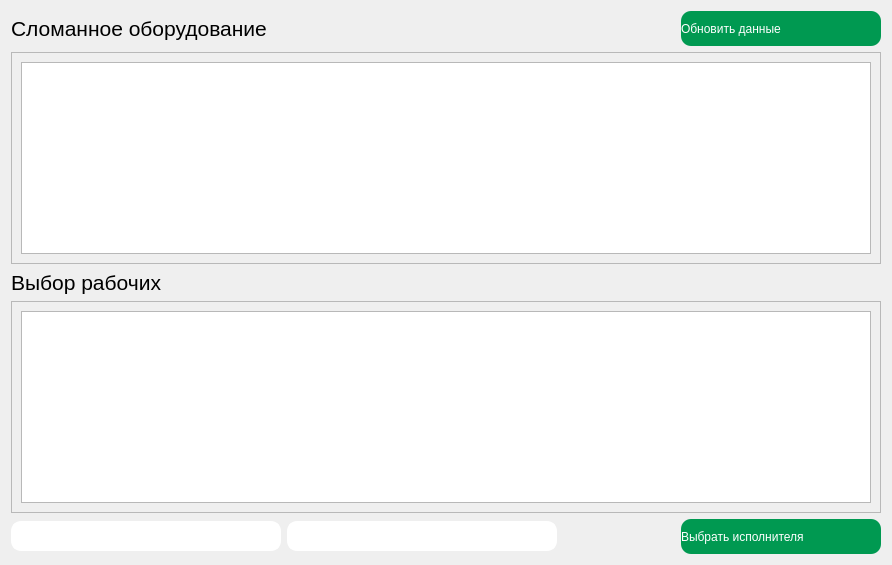
         <widget class="QWidget" name="tracking_page">
          <layout class="QVBoxLayout" name="verticalLayout_9">
           <item>
            <layout class="QHBoxLayout" name="horizontalLayout_2">
             <item>
              <widget class="QLabel" name="label_6">
               <property name="font">
                <font>
                 <pointsize>16</pointsize>
                </font>
               </property>
               <property name="text">
                <string>Сломанное оборудование</string>
               </property>
              </widget>
             </item>
             <item>
              <spacer name="horizontalSpacer">
               <property name="orientation">
                <enum>Qt::Horizontal</enum>
               </property>
               <property name="sizeHint" stdset="0">
                <size>
                 <width>408</width>
                 <height>20</height>
                </size>
               </property>
              </spacer>
             </item>
             <item>
              <widget class="QPushButton" name="refresh_btn">
               <property name="minimumSize">
                <size>
                 <width>200</width>
                 <height>35</height>
                </size>
               </property>
               <property name="styleSheet">
                <string notr="true">
                                                                    QPushButton{
                                                                    color: white;
                                                                    text-align:left;
                                                                    background-color: rgb(0, 153, 81);
                                                                    height: 30px;
                                                                    border:none;
                                                                    border-radius: 10px;
                                                                    border-bottom-radius: 10px;
                                                                    }
                                                                </string>
               </property>
               <property name="text">
                <string>Обновить данные</string>
               </property>
               <property name="checkable">
                <bool>true</bool>
               </property>
               <property name="autoExclusive">
                <bool>true</bool>
               </property>
              </widget>
             </item>
            </layout>
           </item>
           <item>
            <widget class="QScrollArea" name="scrollArea">
             <property name="widgetResizable">
              <bool>true</bool>
             </property>
             <widget class="QWidget" name="scrollAreaWidgetContents">
              <property name="geometry">
               <rect>
                <x>0</x>
                <y>0</y>
                <width>833</width>
                <height>263</height>
               </rect>
              </property>
              <layout class="QVBoxLayout" name="verticalLayout_10">
               <item>
                <widget class="QTableView" name="tableView"/>
               </item>
              </layout>
             </widget>
            </widget>
           </item>
           <item>
            <layout class="QHBoxLayout" name="horizontalLayout_3">
             <item>
              <widget class="QLabel" name="label_7">
               <property name="font">
                <font>
                 <pointsize>16</pointsize>
                </font>
               </property>
               <property name="text">
                <string>Выбор рабочих</string>
               </property>
              </widget>
             </item>
             <item>
              <spacer name="horizontalSpacer_3">
               <property name="orientation">
                <enum>Qt::Horizontal</enum>
               </property>
               <property name="sizeHint" stdset="0">
                <size>
                 <width>528</width>
                 <height>20</height>
                </size>
               </property>
              </spacer>
             </item>
            </layout>
           </item>
           <item>
            <widget class="QScrollArea" name="scrollArea_2">
             <property name="widgetResizable">
              <bool>true</bool>
             </property>
             <widget class="QWidget" name="scrollAreaWidgetContents_2">
              <property name="geometry">
               <rect>
                <x>0</x>
                <y>0</y>
                <width>833</width>
                <height>263</height>
               </rect>
              </property>
              <layout class="QVBoxLayout" name="verticalLayout_11">
               <item>
                <widget class="QTableView" name="tableView_2"/>
               </item>
              </layout>
             </widget>
            </widget>
           </item>
           <item>
            <layout class="QHBoxLayout" name="horizontalLayout_8">
             <item>
              <layout class="QHBoxLayout" name="horizontalLayout_5">
               <item>
                <widget class="QLineEdit" name="lineEdit_nik_work">
                 <property name="minimumSize">
                  <size>
                   <width>270</width>
                   <height>30</height>
                  </size>
                 </property>
                 <property name="maximumSize">
                  <size>
                   <width>250</width>
                   <height>16777215</height>
                  </size>
                 </property>
                 <property name="sizeIncrement">
                  <size>
                   <width>0</width>
                   <height>0</height>
                  </size>
                 </property>
                 <property name="font">
                  <font>
                   <pointsize>12</pointsize>
                  </font>
                 </property>
                 <property name="styleSheet">
                  <string notr="true">QLineEdit {
                                                                            border: 2px solid white;
                                                                            border-radius: 10px;
                                                                            color: white;

                                                                            }
                                                                        </string>
                 </property>
                 <property name="inputMask">
                  <string/>
                 </property>
                 <property name="text">
                  <string/>
                 </property>
                 <property name="placeholderText">
                  <string>Введите никнейм рабочего</string>
                 </property>
                </widget>
               </item>
               <item>
                <widget class="QLineEdit" name="lineEdit_id_problem">
                 <property name="minimumSize">
                  <size>
                   <width>270</width>
                   <height>30</height>
                  </size>
                 </property>
                 <property name="maximumSize">
                  <size>
                   <width>250</width>
                   <height>16777215</height>
                  </size>
                 </property>
                 <property name="sizeIncrement">
                  <size>
                   <width>0</width>
                   <height>0</height>
                  </size>
                 </property>
                 <property name="font">
                  <font>
                   <pointsize>12</pointsize>
                  </font>
                 </property>
                 <property name="styleSheet">
                  <string notr="true">QLineEdit {
                                                                            border: 2px solid white;
                                                                            border-radius: 10px;
                                                                            color: white;

                                                                            }
                                                                        </string>
                 </property>
                 <property name="text">
                  <string/>
                 </property>
                 <property name="placeholderText">
                  <string>Введите код проблемы</string>
                 </property>
                </widget>
               </item>
              </layout>
             </item>
             <item>
              <layout class="QHBoxLayout" name="horizontalLayout_6">
               <item>
                <spacer name="horizontalSpacer_4">
                 <property name="orientation">
                  <enum>Qt::Horizontal</enum>
                 </property>
                 <property name="sizeHint" stdset="0">
                  <size>
                   <width>13</width>
                   <height>20</height>
                  </size>
                 </property>
                </spacer>
               </item>
               <item>
                <widget class="QPushButton" name="pushButton_send_order">
                 <property name="minimumSize">
                  <size>
                   <width>200</width>
                   <height>35</height>
                  </size>
                 </property>
                 <property name="styleSheet">
                  <string notr="true">
                                                                            QPushButton{
                                                                            color: white;
                                                                            text-align:left;
                                                                            background-color: rgb(0, 153, 81);
                                                                            height: 30px;
                                                                            border:none;
                                                                            border-radius: 10px;
                                                                            border-bottom-radius: 10px;
                                                                            }
                                                                        </string>
                 </property>
                 <property name="text">
                  <string>Выбрать исполнителя</string>
                 </property>
                 <property name="checkable">
                  <bool>true</bool>
                 </property>
                 <property name="autoExclusive">
                  <bool>true</bool>
                 </property>
                </widget>
               </item>
              </layout>
             </item>
            </layout>
           </item>
          </layout>
         </widget>
